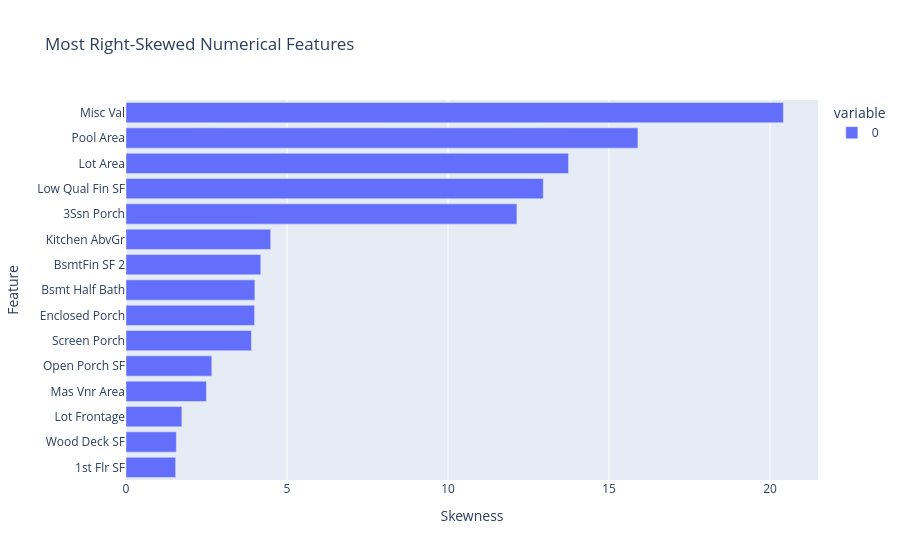

Source (notebook cell):
### Code cell
fig = px.bar(
    most_right_skewed.sort_values(),
    orientation="h",
    title="Most Right-Skewed Numerical Features",
    labels={
        "value": "Skewness",
        "index": "Feature"
    }
)

fig.show()

### Figure 1 — Plotly figure (JSON) as saved in the notebook; plotly's stock layout.template omitted (floating-point values rounded to 4 significant figures)
{"data": [{"hovertemplate": "variable=0<br>Skewness=%{x}<br>Feature=%{y}<extra></extra>", "legendgroup": "0", "marker": {"color": "#636efa", "pattern": {"shape": ""}}, "name": "0", "orientation": "h", "showlegend": true, "textposition": "auto", "type": "bar", "x": [1.542, 1.565, 1.735, 2.498, 2.665, 3.895, 3.994, 4.003, 4.185, 4.493, 12.14, 12.96, 13.74, 15.9, 20.42], "xaxis": "x", "y": ["1st Flr SF", "Wood Deck SF", "Lot Frontage", "Mas Vnr Area", "Open Porch SF", "Screen Porch", "Enclosed Porch", "Bsmt Half Bath", "BsmtFin SF 2", "Kitchen AbvGr", "3Ssn Porch", "Low Qual Fin SF", "Lot Area", "Pool Area", "Misc Val"], "yaxis": "y"}], "layout": {"barmode": "relative", "legend": {"title": {"text": "variable"}, "tracegroupgap": 0}, "title": {"text": "Most Right-Skewed Numerical Features"}, "xaxis": {"anchor": "y", "domain": [0, 1], "title": {"text": "Skewness"}}, "yaxis": {"anchor": "x", "domain": [0, 1], "title": {"text": "Feature"}}}}
